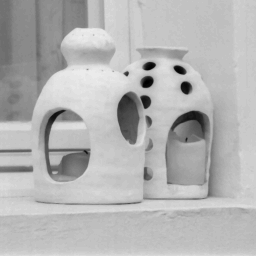
%> input picture maths/Traitement image/photophore.tif, 256 x 256 px
$ octave tp6.m   (GNU Octave 9; MATLAB toolbox functions it lacks are replaced by stand-ins)
%> lines starting %> are read from the running program, lines starting %| are printed output that depends on the picture
### maths/Traitement image/imnoise.m
## Copyright (C) 2000 Paul Kienzle
##
## This program is free software; you can redistribute it and/or modify
## it under the terms of the GNU General Public License as published by
## the Free Software Foundation; either version 2 of the License, or
## (at your option) any later version.
##
## This program is distributed in the hope that it will be useful,
## but WITHOUT ANY WARRANTY; without even the implied warranty of
## MERCHANTABILITY or FITNESS FOR A PARTICULAR PURPOSE.  See the
## GNU General Public License for more details.
##
## You should have received a copy of the GNU General Public License
## along with this program; if not, write to the Free Software
## Foundation, Inc., 59 Temple Place, Suite 330, Boston, MA  02111-1307  USA

## usage: B = imnoise (A, type)
##
## Adds noise to image in A.
##
## imnoise (A, 'gaussian' [, mean [, var]])
##    additive gaussian noise: A = A + noise
##    defaults to mean=0, var=0.01
##
## imnoise (A, 'salt & pepper' [, density])
##    lost pixels: A = 0 or 1 for density*100% of the pixels
##    defaults to density=0.05, or 5%
##
## imnoise (A, 'speckle' [, var])
##    multiplicative gaussian noise: A = A + A*noise
##    defaults to var=0.04

function A = imnoise(A)

    a = 0.05;
    noise = rand(size(A));
    A(noise <= a/2) = 0;
    A(noise >= 1-a/2) = 1;

endfunction

### maths/Traitement image/medfilt2.m
function b = medfilt2(varargin)
%MEDFILT2 Perform 2-D median filtering.
%   B = MEDFILT2(A,[M N]) performs median filtering of the matrix
%   A in two dimensions. Each output pixel contains the median
%   value in the M-by-N neighborhood around the corresponding
%   pixel in the input image. MEDFILT2 pads the image with zeros
%   on the edges, so the median values for the points within
%   [M N]/2 of the edges may appear distorted.
%
%   B = MEDFILT2(A) performs median filtering of the matrix A
%   using the default 3-by-3 neighborhood.
%
%   B = MEDFILT2(...,PADOPT) controls how the matrix boundaries
%   are padded.  PADOPT may be 'zeros' (the default),
%   'symmetric', or 'indexed'. If PADOPT is 'zeros', A is padded
%   with zeros at the boundaries. If PADOPT is 'symmetric', A is
%   symmetrically extended at the boundaries. If PADOPT is
%   'indexed', A is padded with ones if it is double; otherwise
%   it is padded with zeros.
%
%   Class Support
%   -------------
%   The input image A can be logical or numeric (unless the
%   'indexed' syntax is used, in which case A cannot be of class
%   uint16).  The output image B is of the same class as A.
%
%   Remarks
%   -------
%   If the input image A is of integer class, all of the output
%   values are returned as integers. If the number of
%   pixels in the neighborhood (i.e., M*N) is even, some of the
%   median values may not be integers. In these cases, the
%   fractional parts are discarded. Logical input is treated
%   similarly.
%
%   Example
%   -------
%       I = imread('eight.tif');
%       J = imnoise(I,'salt & pepper',0.02);
%       K = medfilt2(J);
%       imview(J), imview(K)
%
%   See also FILTER2, ORDFILT2, WIENER2.

%   Copyright 1993-2003 The MathWorks, Inc.
%   $Revision: 5.18.4.6 $  $Date: 2003/08/23 05:53:02 $

[a, mn, padopt] = parse_inputs(varargin{:});

domain = ones(mn);
if (rem(prod(mn), 2) == 1)
    order = (prod(mn)+1)/2;
    b = ordfilt2(a, order, domain, padopt);
else
    order1 = prod(mn)/2;
    order2 = order1+1;
    b = ordfilt2(a, order1, domain, padopt);
    b2 = ordfilt2(a, order2, domain, padopt);
	if islogical(b)
		b = b | b2;
	else
		b =	imlincomb(0.5, b, 0.5, b2);
	end
end


%%%
%%% Function parse_inputs
%%%
function [a, mn, padopt] = parse_inputs(varargin)
% checknargin(1,4,nargin,mfilename);

% There are several grandfathered syntaxes we have to catch
% and parse successfully, so we're going to use a strategy
% that's a little different that usual.
%
% First, scan the input argument list for strings.  The
% string 'indexed', 'zeros', or 'symmetric' can appear basically
% anywhere after the first argument.
%
% Second, delete the strings from the argument list.
%
% The remaining argument list can be one of the following:
% MEDFILT2(A)
% MEDFILT2(A,[M N])
% MEDFILT2(A,[M N],[Mb Nb])
%
% Any syntax in which 'indexed' is followed by other arguments
% is grandfathered.  Any syntax in which [Mb Nb] appears is
% grandfathered.
%
% -sle, March 1998

a = varargin{1};

charLocation = [];
for k = 2:nargin
    if (ischar(varargin{k}))
        charLocation = [charLocation k];
    end
end

if (length(charLocation) > 1)
    % More than one string in input list
    eid = 'Images:medfilt2:tooManyStringInputs';
    error(eid,'%s','Too many input string arguments.');
elseif isempty(charLocation)
    % No string specified
    padopt = 'zeros';
else
    options = {'indexed', 'zeros', 'symmetric'};

    padopt = checkstrs(varargin{charLocation}, options, mfilename, ...
                       'PADOPT', charLocation);

    varargin(charLocation) = [];
end

if (strcmp(padopt, 'indexed'))
    if (isa(a,'double'))
        padopt = 'ones';
    else
        padopt = 'zeros';
    end
end

if length(varargin) == 1,
  mn = [3 3];% default
elseif length(varargin) >= 2,
  mn = varargin{2}(:).';
  if size(mn,2)~=2,
    msg = 'MEDFILT2(A,[M N]): Second argument must consist of two integers.';
    eid = 'Images:medfilt2:secondArgMustConsistOfTwoInts';
    error(eid, msg);
  elseif length(varargin) > 2,
    msg = ['MEDFILT2(A,[M N],[Mb Nb],...) is an obsolete syntax. [Mb Nb]' ...
             ' argument is ignored.'];
    wid = 'Images:medfilt2:obsoleteSyntax';
    warning(wid, msg);
  end
end

% The grandfathered [Mb Nb] argument, if present, is ignored.

### maths/Traitement image/ordfilt2.m
function B = ordfilt2(varargin)
%ORDFILT2 Perform 2-D order-statistic filtering.
%   B=ORDFILT2(A,ORDER,DOMAIN) replaces each element in A by the
%   ORDER-th element in the sorted set of neighbors specified by
%   the nonzero elements in DOMAIN.
%
%   B = ORDFILT2(A,ORDER,DOMAIN,S), where S is the same size as
%   DOMAIN, uses the values of S corresponding to the nonzero
%   values of DOMAIN as additive offsets.
%
%   B = ORDFILT2(...,PADOPT) controls how the matrix boundaries
%   are padded.  PADOPT may be 'zeros' (the default) or
%   'symmetric'.  If PADOPT is 'zeros', A is padded with zeros at
%   the boundaries.  If PADOPT is 'symmetric', A is symmetrically
%   extended at the boundaries.
%
%   Class Support
%   -------------
%   The class of A may be numeric or logical.  The class of B is
%   the same as the class of A, unless the additive offset form of
%   ORDFILT2 is used, in which case the class of B is double.
%
%   Example
%   -------
%   Use a maximum filter on snowflakes.png with a [5 5] neighborhood.  This is
%   equivalent to imdilate(image,strel('square',5)).
%
%       A = imread('snowflakes.png');
%       B = ordfilt2(A,25,true(5));
%       imview(A), imview(B)
%
%   Remarks
%   -------
%   DOMAIN is equivalent to the structuring element used for
%   binary image operations. It is a matrix containing only 1's
%   and 0's; the 1's define the neighborhood for the filtering
%   operation.
%
%   For example, B=ORDFILT2(A,5,ONES(3,3)) implements a 3-by-3
%   median filter; B=ORDFILT2(A,1,ONES(3,3)) implements a 3-by-3
%   minimum filter; and B=ORDFILT2(A,9,ONES(3,3)) implements a
%   3-by-3 maximum filter.  B=ORDFILT2(A,4,[0 1 0; 1 0 1; 0 1 0])
%   replaces each element in A by the maximum of its north, east,
%   south, and west neighbors.
%
%   See also MEDFILT2.

%   Copyright 1993-2003 The MathWorks, Inc.
%   $Revision: 5.17.4.5 $  $Date: 2003/08/23 05:53:07 $

[A,order,domain,s,padopt,msg] = ParseInputs(varargin{:});


domainSize = size(domain);
center = floor((domainSize + 1) / 2);
[r,c] = find(domain);
r = r - center(1);
c = c - center(2);
padSize = max(max(abs(r)), max(abs(c)));
originalSize = size(A);
if (strcmp(padopt, 'zeros'))
    A = padarray(A, padSize * [1 1], 0, 'both');
elseif (strcmp(padopt, 'ones'))
    % padopt of 'ones' is for support of medfilt2; it is
    % undocumented
    A = padarray(A, padSize * [1 1], 1, 'both');
else
    A = padarray(A, padSize * [1 1], 'symmetric', 'both');
end
Ma = size(A,1);
offsets = c*Ma + r;

% make sure that offsets are valid
if ~isreal(offsets) || any(floor(offsets) ~= offsets) || any(~isfinite(offsets))
    %should never get here
    eid = sprintf('Images:%s:internalError', mfilename);
    msg = 'Internal error: bad OFFSETS.';
    error(eid,'%s',msg);
end

if isempty(s)
  %ORDFILT2(A,ORDER,DOMAIN)
  B = ordf(A, order, offsets, [padSize padSize] + 1, ...
             originalSize, domainSize);
else
  %ORDFILT2(A,ORDER,DOMAIN,S,PADOPT)
  B = ordf(A, order, offsets, [padSize padSize] + 1, ...
           originalSize, domainSize, s);
end


%%%
%%% ParseInputs
%%%
function [A,order,domain,s,padopt,msg] = ParseInputs(varargin)

A = [];
order = [];
domain = [];
s = [];
padopt = 'zeros';
msg = '';

% checknargin(3,5,nargin,mfilename);

A = varargin{1};
order = varargin{2};
domain = varargin{3};
options = {'zeros', 'ones', 'symmetric'};
% padopt of 'ones' is for supporting medfilt2; it is undocumented.

if (nargin == 4)
  if (ischar(varargin{4}))
    padopt = checkstrs(varargin{4},options,mfilename,'PADOPT',4);
  else
    s = varargin{4};
  end

elseif (nargin == 5)
  s = varargin{4};
  padopt = checkstrs(varargin{5},options,mfilename,'PADOPT',5);
end

% make sure that arguments are valid
% checkinput(order,'double',{'real','scalar','integer'},mfilename, ...
%           'ORDER',2);

if ~isempty(s)
  if (~isa(A, 'double'))
    A = double(A);
  end
%  checkinput(A, 'double', {'2d','real'}, mfilename, 'A', 1);
  s = s(find(domain));
%  checkinput(s, 'double', 'real', mfilename, 'S', 4);
else
%  checkinput(A, {'numeric','logical'}, {'2d','real'}, mfilename, 'A', 1);
end

### maths/Traitement image/tp6.m
clear all;
close all;
clear all function
im = imread('photophore.tif');
%> im is the input picture: size 256x256 uint8; min 0, max 235, mean 180.1

% TP 6
%% 1/ INDRODUCTION
figure('Name','Texture','NumberTitle','off')
imf = double(im);
subplot(3,1,1);
image(imf/4)
colormap(gray)
title('Image de base')
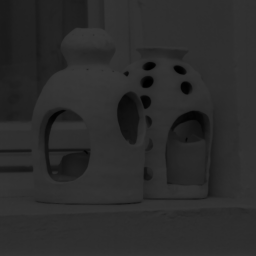
%> displayed picture: size 256x256x3, on the screen's scale of 0 to 255; min 0, max 57, mean 43.5

J = imnoise(imf);
%> in imnoise, `A(noise >= 1-a/2) = 1;`:
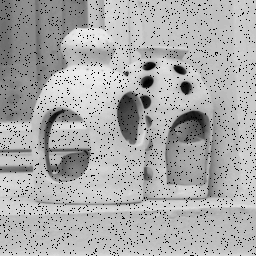
%> A: size 256x256 double; min 0, max 235, mean 171.2
K = medfilt2(J);
%> in medfilt2, `[a, mn, padopt] = parse_inputs(varargin{:});`: mn = [3 3]; padopt = 'zeros'
%> in medfilt2, `order = (prod(mn)+1)/2;`: order = 5
%> in ParseInputs, `domain = varargin{3};`: domain = [1 1 1; 1 1 1; 1 1 1]
%> the run ends on the next line

$ run again, with maths/Traitement image/texture2.tif copied over maths/Traitement image/photophore.tif
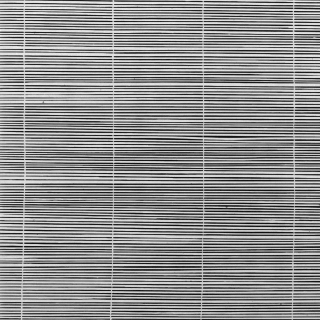
%> input picture maths/Traitement image/texture2.tif, 320 x 320 px
%> im is the input picture: size 320x320 uint8; min 11, max 244, mean 141.7
%> `title('Image de base')`:
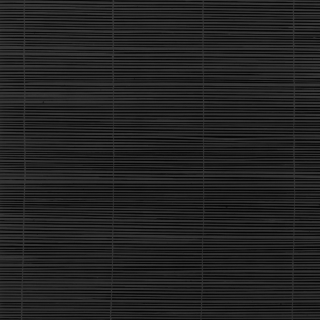
%> displayed picture: size 320x320x3, on the screen's scale of 0 to 255; min 1, max 60, mean 34.1
%> in imnoise, `A(noise >= 1-a/2) = 1;`:
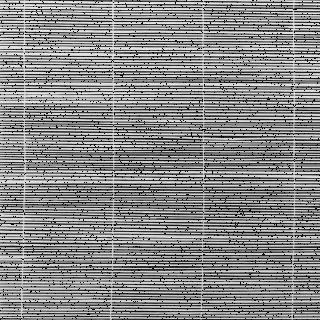
%> A: size 320x320 double; min 0, max 244, mean 134.7
%> mn = [3 3]; padopt = 'zeros'
%> in medfilt2, `order = (prod(mn)+1)/2;`: order = 5
%> domain = [1 1 1; 1 1 1; 1 1 1]

$ run again, with maths/Traitement image/texture3.tif copied over maths/Traitement image/photophore.tif
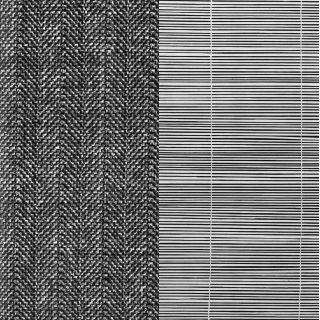
%> input picture maths/Traitement image/texture3.tif, 320 x 320 px
%> im is the input picture: size 320x320 uint8; min 6, max 255, mean 113.1
%> `title('Image de base')`:
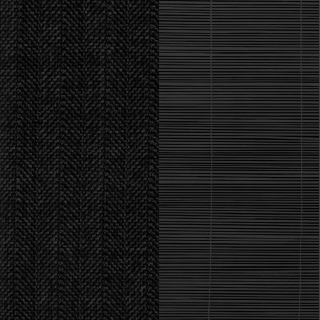
%> displayed picture: size 320x320x3, on the screen's scale of 0 to 255; min 0, max 62, mean 26.9
%> in imnoise, `A(noise >= 1-a/2) = 1;`:
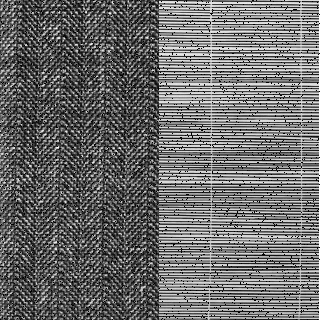
%> A: size 320x320 double; min 0, max 255, mean 107.5
%> mn = [3 3]; padopt = 'zeros'
%> in medfilt2, `order = (prod(mn)+1)/2;`: order = 5
%> domain = [1 1 1; 1 1 1; 1 1 1]
